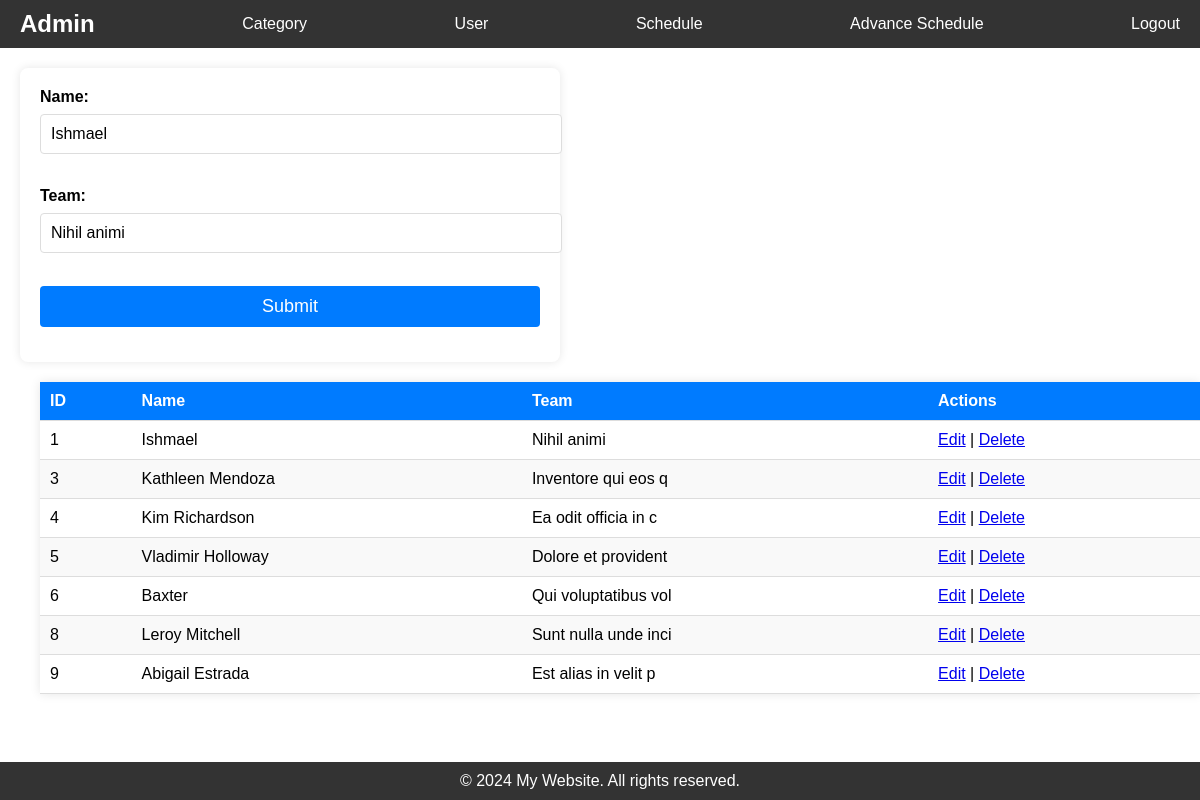
/user.php?id=1 (signed in), run on the app's committed database.
### tables this page shows
CREATE TABLE `users` (
  `id` int(11) NOT NULL,
  `name` varchar(45) NOT NULL,
  `team` varchar(45) NOT NULL
);

### config/connection.php (called while the page is built, shortened)
<?php
$table_user = "users";
?>

### user.php (the view, shortened to what this page needs)
<?php
require './config/connection.php';
require './include/head.php';
require './include/header.php';
if (isset($_GET['id']) && !empty($_GET['id'])) {
    $id = $conn->real_escape_string($_GET['id']);
    $sql = "SELECT id, name, team FROM `$table_user` WHERE id = $id";
    $result = $conn->query($sql);
    if ($result) {
        $data = $result->fetch_assoc();
    }
}
$sql = "SELECT id, name, team FROM `$table_user`";
$result = $conn->query($sql);
$records = ($result && $result->num_rows > 0) ? $result->fetch_all(MYSQLI_ASSOC) : [];
?>
<main>
    <section>
        <form action="process/user/insert.php" method="post">
            <label for="name">Name: </label>
            <input type="text" id="name" name="name" value="<?= isset($data) ? htmlspecialchars($data['name']) : '' ?>" required><br><br>
            <label for="team">Team: </label>
            <input type="text" id="team" name="team" value="<?= isset($data) ? htmlspecialchars($data['team']) : '' ?>" required><br><br>
            <button type="submit">Submit</button>
        </form>
    </section>
    <section>
        <table>
            <thead>
                <tr>
                    <th>ID</th>
                    <th>Name</th>
                    <th>Team</th>
                    <th>Actions</th>
                </tr>
            </thead>
            <tbody>
                <?php if (!empty($records)): ?>
                    <?php foreach ($records as $row): ?>
                        <tr>
                            <td><?= htmlspecialchars($row['id']) ?></td>
                            <td><?= htmlspecialchars($row['name']) ?></td>
                            <td><?= htmlspecialchars($row['team']) ?></td>
                            <td>
                                <a href='user.php?id=<?= htmlspecialchars($row['id']) ?>'>Edit</a> |
                                <a href='process/user/delete.php?id=<?= htmlspecialchars($row['id']) ?>' onclick="return confirm('Are you sure?');">Delete</a>
                            </td>
                        </tr>
                    <?php endforeach; ?>
                <?php else: ?>
                    <tr>
                        <td colspan="4">No Users found.</td>
                    </tr>
                <?php endif; ?>
            </tbody>
        </table>
    </section>
</main>
<?php require './include/footer.php'; ?>

### assets/css/home.css (style rules this page uses)
html, body { height: 100%; margin: 0; padding: 0; }
body { display: flex; flex-direction: column; font-family: Arial, sans-serif; }
main { flex: 1; padding: 20px; }
section { margin-bottom: 20px; }

### assets/css/form.css (style rules this page uses)
form { background: #fff; padding: 20px; border-radius: 8px; box-shadow: 0 0 10px rgba(0, 0, 0, 0.1); width: 100%; max-width: 500px; }
label { display: block; margin-bottom: 8px; font-weight: bold; }
input[type="text"], input[type="date"], select, button { width: 100%; padding: 10px; margin-bottom: 15px; border: 1px solid #ddd; border-radius: 4px; font-size: 16px; }
button { background-color: #007bff; color: white; border: none; cursor: pointer; font-size: 18px; }

### assets/css/table.css (style rules this page uses)
table { width: 100%; max-width: 1200px; margin: 20px; border-collapse: collapse; background-color: #fff; box-shadow: 0 0 10px rgba(0, 0, 0, 0.1); }
thead { background-color: #007bff; color: white; }
th, td { padding: 10px; text-align: left; border-bottom: 1px solid #ddd; }
th { font-weight: bold; }
tr:nth-child(even) { background-color: #f9f9f9; }

### data on the page
users: name "Ishmael", team "Nihil animi", id "1"
users: id "3", name "Kathleen Mendoza", team "Inventore qui eos q"
users: id "4", name "Kim Richardson", team "Ea odit officia in c"
users: id "5", name "Vladimir Holloway", team "Dolore et provident"
users: id "6", name "Baxter", team "Qui voluptatibus vol"
users: id "8", name "Leroy Mitchell", team "Sunt nulla unde inci"
users: id "9", name "Abigail Estrada", team "Est alias in velit p"

### other printed values
$_SESSION['ADMINNAME'] "Admin"
